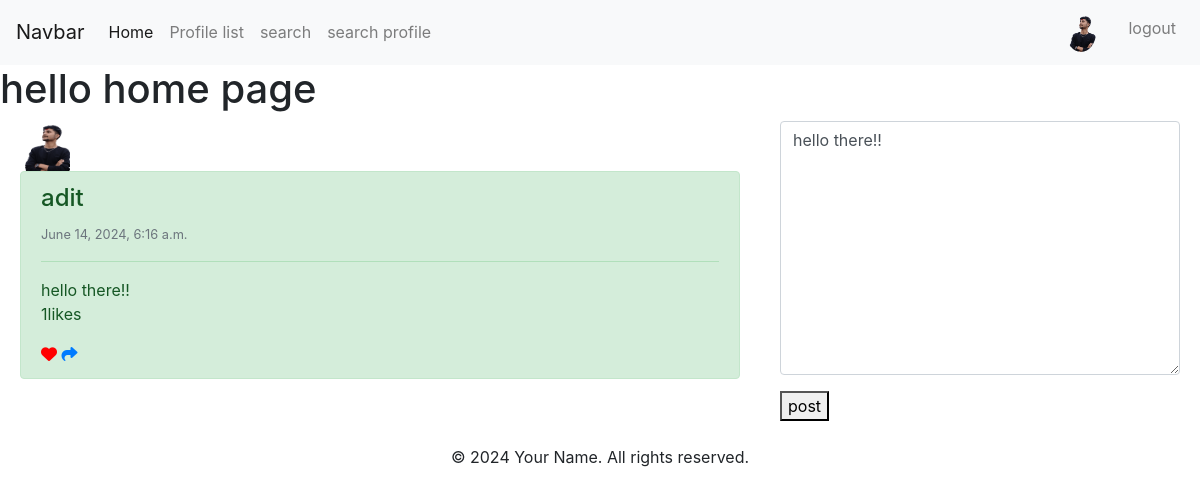
The app's page /edit_post/10/ (signed in) with its own data.
### base/models.py (models this page shows, shortened)
class Profile(models.Model):
    user = models.OneToOneField(User, on_delete=models.CASCADE)
    follow = models.ManyToManyField("self", related_name="followed_by", symmetrical=False,blank=True)
    date_modified = models.DateTimeField(User, auto_now = True)
    profile_image = models.ImageField(null=True, blank=True, upload_to="images")
    profile_bio = models.CharField(null=True, blank=True, max_length=500)
    homepage_link = models.CharField(null=True, blank=True, max_length=500)
    instagram_link = models.CharField(null=True, blank=True, max_length=500)
    linkedin_link = models.CharField(null=True, blank=True, max_length=500)

class Twitter(models.Model):
    user = models.ForeignKey(User, related_name="tweet", on_delete=models.DO_NOTHING)
    body = models.CharField(max_length=200)
    created_at = models.DateTimeField(auto_now_add=True)
    likes = models.ManyToManyField(User, related_name="tweet_like", blank=True)
    def number_of_likes(self):
        return self.likes.count()

### base/views.py (the view)
# urls.py: path("edit_post/<int:pk>/", views.editpost, name="editpost"),
def editpost(request, pk):
    if request.user.is_authenticated:
        tweets = get_object_or_404(Twitter, pk=pk)
        if request.user.username == tweets.user.username:
            form = TweetForm(request.POST or None, instance=tweets)
            if request.method == "POST":
                if form.is_valid():
                    tweets = form.save(commit=False)
                    tweets.user = request.user
                    tweets.save()
                    messages.success(request, "tweet updated success")
                    return redirect('home')
            else:
                return render(request, 'base/edit_tweet.html', {"form": form, "tweets":tweets})
        else:
            messages.warning(request, "that's not your tweet")
            return redirect(request.META.get("HTTP_REFERER"))
    else:
        messages.warning(request, "please login first")
        return redirect('login')

### base/form.py
class TweetForm(forms.ModelForm):
    body = forms.CharField(required=True, widget=forms.widgets.Textarea(
        attrs={
            "placeholder": "enter your tweet",
            "class": 'form-control'
        }
    ), label="",)
    class Meta:
        model = Twitter
        exclude = ('user','likes')

### base/templates/base/edit_tweet.html (shortened to what this page needs)
{% extends 'base/base.html' %}
{% block content %}
<h1> hello home page </h1>
<div class="tweeter-container">
  {% if tweets %}
    <div class="tweetters">
    {% if tweets.user.profile.profile_image %}
    <img src ="{{tweets.user.profile.profile_image.url}}" height=50 width=50/>
    {% endif %}
<div class="alert alert-success" role="alert">
    <h4 class="alert-heading">{{tweets.user.username}} </h4>
    <small class="text-muted">{{tweets.created_at}} </small>
    <hr>
    <p class="mb-0">{{tweets.body}}</p>
    <p>{{tweets.number_of_likes}}likes </p>
    {% if user in tweets.likes.all %}
    <a href="{% url 'tweet_like' tweets.id %}">
      <i class="fa-solid fa-heart" style = "color:red"></i> </a>
    {%else%}
    <a href="{% url 'tweet_like' tweets.id %}"><i class="fa-regular fa-heart" style="color: red"></i>  </a>
    {% endif %}
      <a href = "{% url 'tweet_share' tweets.id %}"> <i class="fa-solid fa-share">    </i> </a>
  </div>
</div>
{% endif %}
  <div class="tweet-form">
    {% if request.user.is_authenticated %}
    <form method="POST">
        <div class="form-floating commetn">
            {{form.as_p}}
          </div>
        <button type="submit"> post </button>
    </form>
    {% endif %}
  </div>
</div>
{% endblock %}

### base/templates/base/base.html (shortened to what this page needs)
{% load static %}
<!DOCTYPE html>
<html lang="en">
<head>
    <link href="https://stackpath.bootstrapcdn.com/bootstrap/4.5.2/css/bootstrap.min.css" rel="stylesheet">
    <link rel="stylesheet" href="{% static 'css/index.css'%}">
    <link rel="stylesheet" href="https://cdnjs.cloudflare.com/ajax/libs/font-awesome/6.5.2/css/all.min.css" />
</head>
<body>
    <nav class="navbar navbar-expand-lg navbar-light bg-light">
        <a class="navbar-brand" href="#">Navbar</a>
        <div class="collapse navbar-collapse" id="navbarNav">
            <ul class="navbar-nav">
                <li class="nav-item active">
                    <a class="nav-link" href="{% url 'home' %}">Home <span class="sr-only">(current)</span></a>
                </li>
                <li class="nav-item">
                    <a class="nav-link" href="{% url 'profile_list' %}">Profile list</a>
                </li>
                <li class="nav-item">
                    <a class="nav-link" href="{% url 'search' %}">search</a>
                </li>
                <li class="nav-item">
                    <a class="nav-link" href="{% url 'searchuser' %}">search profile</a>
                </li>
            </ul>
            <ul class = "navbar-nav ml-auto">
                {% if request.user.is_authenticated %}
                <li class ="nav-link navbar-brand">
                    <a href="{% url 'profile' request.user.id %}">
                        {% if request.user.profile.profile_image %}
                        <img class="rounded-circle " width=30 src="{{user.profile.profile_image.url}}">
                        {% else %}
                        <img class="rounded-circle " width=30 src="{% static 'images/profile.jpg' %}" class="card-img-top" alt="...">
                        {% endif%}
                    </a>
                </li>
                {% endif %}
                {% if request.user.is_authenticated %}
                <li class="nav-item">
                    <a class="nav-link" href="{% url 'logout' %}">logout</a>
                </li>
                {% endif %}
            </ul>
        </div>
    </nav>
    {% block content %}
    {% endblock %}
    <footer class="text-center py-4">
        <p>&copy; 2024 Your Name. All rights reserved.</p>
    </footer>
</body>
</html>

### static/css/index.css (style rules this page uses)
.tweeter-container { display:flex; justify-content: space-around; }
.tweetters { width: 60%; }
.commetn { width:400px; }

### records on screen
Twitter: user.profile.profile_image (picture), user.username "adit", created_at "June 14, 2024, 6:16 a.m.", body "hello there!!", number_of_likes "1"
